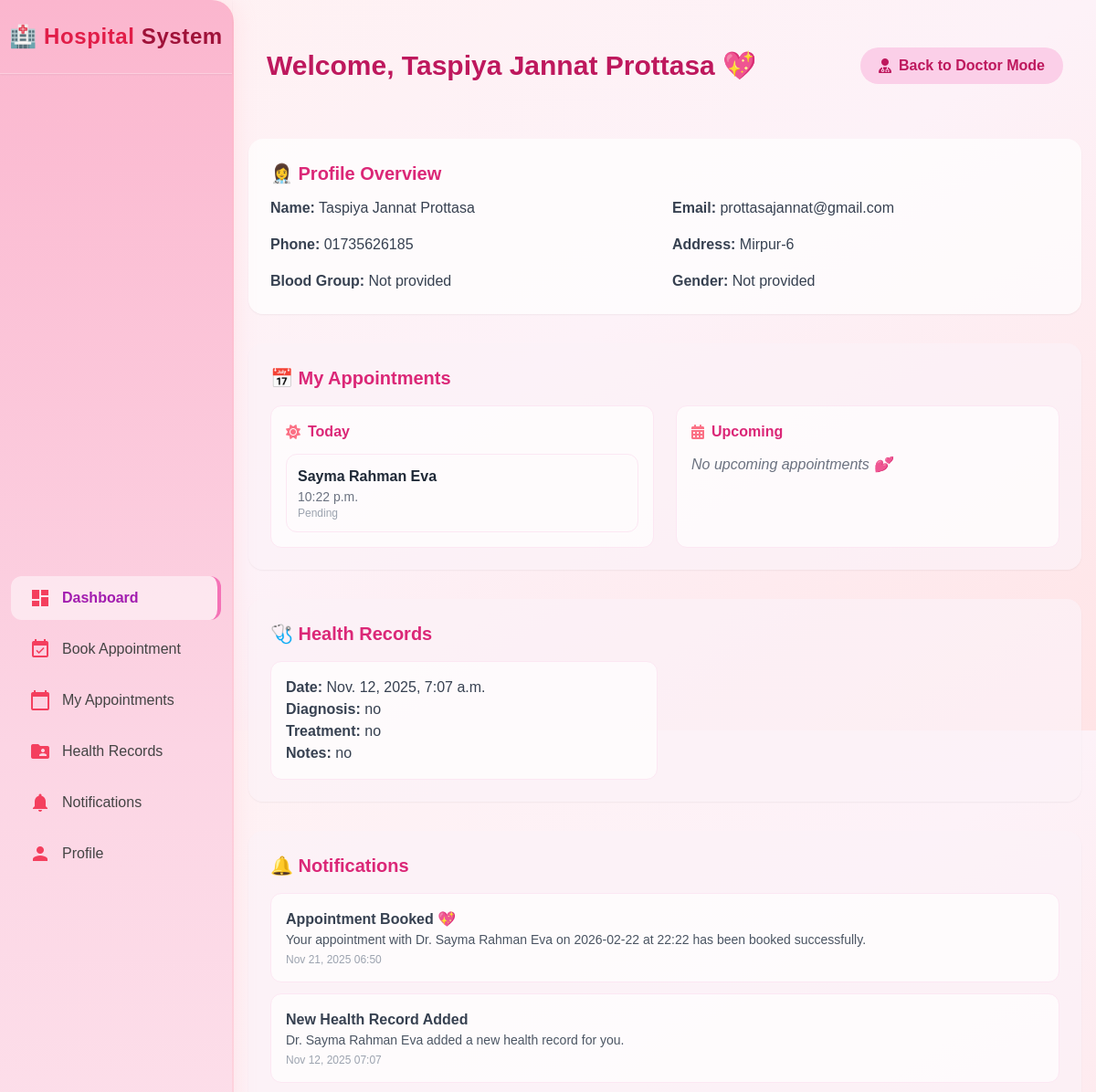
The page /patients/dashboard/ (signed in, upper part) on the database as committed earlier.
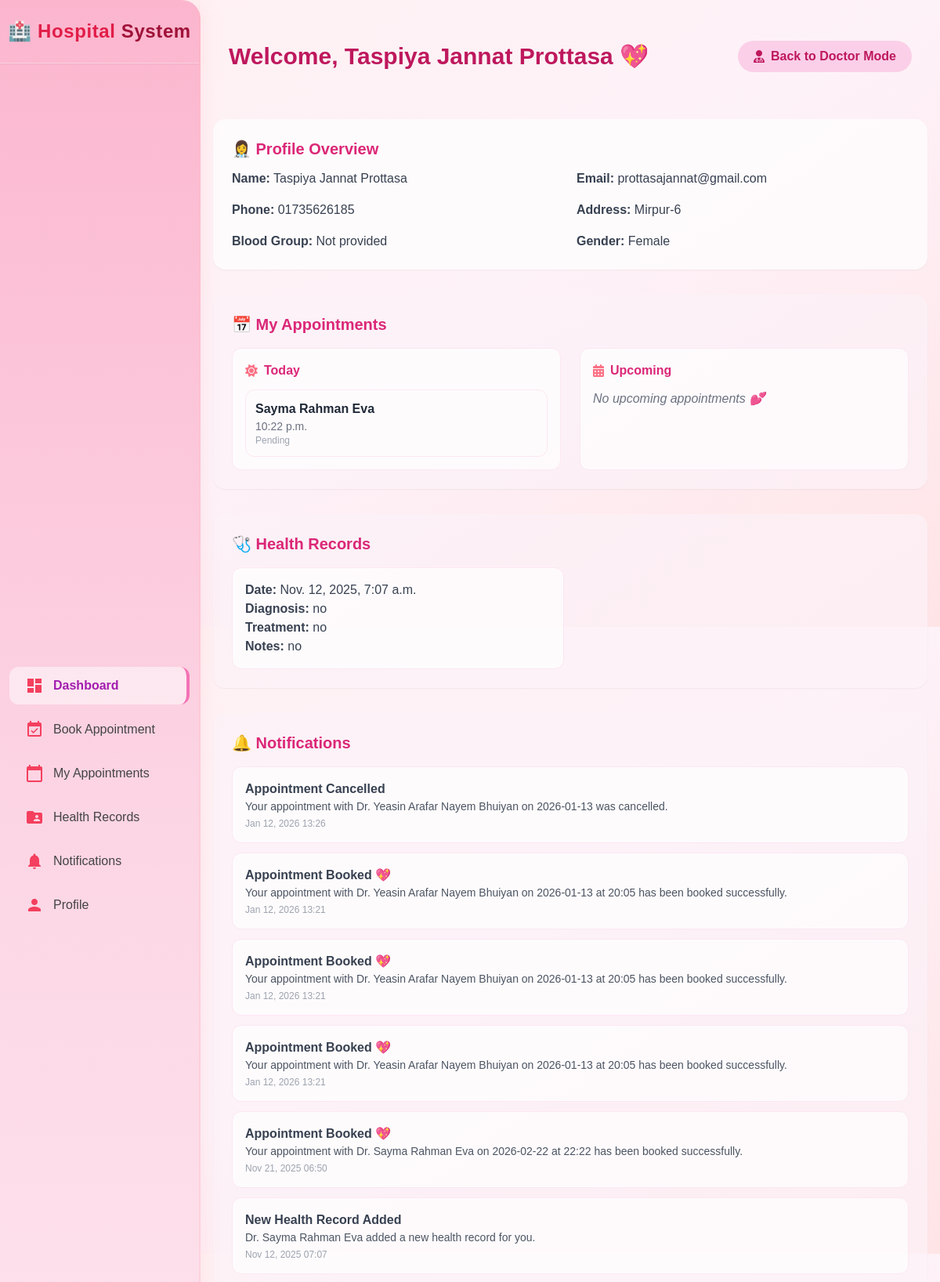
The same page on the database as committed later.
### accounts/models.py (models this page shows, shortened)
class UserProfile(models.Model):
    USER_TYPE_CHOICES = (('patient', 'Patient'), ('doctor', 'Doctor'))
    username = models.CharField(max_length=150, unique=True)
    current_role = models.CharField(max_length=20, choices=[("doctor","Doctor"),("patient","Patient")], default="patient")
    email = models.EmailField(unique=True)
    name = models.CharField(max_length=255)
    password = models.CharField(max_length=256)
    user_type = models.CharField(max_length=10, choices=USER_TYPE_CHOICES)
    phone = models.CharField(max_length=15, blank=True, null=True)
    age = models.IntegerField(blank=True, null=True)
    address = models.TextField(blank=True, null=True)
    specialization = models.CharField(max_length=100, blank=True, null=True)
    license = models.CharField(max_length=50, blank=True, null=True)
    gender = models.CharField(max_length=10, blank=True, null=True)
    blood_group = models.CharField(max_length=3, blank=True, null=True)
    bio = models.TextField(blank=True, null=True)
    profile_pic = models.ImageField(upload_to="profiles/", blank=True, null=True)
    created_at = models.DateTimeField(auto_now_add=True)
    visit_fee = models.CharField(max_length=50, blank=True, null=True)
    objects = UserManager()

### doctors/models.py (models this page shows, shortened)
class Appointment(models.Model):
    doctor = models.ForeignKey(
        UserProfile,
        on_delete=models.CASCADE,
        related_name="appointments_by_doctor",
        limit_choices_to={'user_type': 'doctor'}
    )
    patient = models.ForeignKey(
        UserProfile,
        on_delete=models.CASCADE,
        related_name="appointments_by_patient",
        limit_choices_to={'user_type': 'patient'}
    )
    date = models.DateField(default=timezone.now)
    time = models.TimeField(default=timezone.now)
    phone = models.CharField(max_length=15)
    email = models.EmailField()
    service = models.CharField(max_length=100, blank=True, null=True)
    reason = models.TextField(blank=True, null=True)
    notes = models.TextField(blank=True, null=True)
    created_at = models.DateTimeField(default=timezone.now)
    status = models.CharField(
        max_length=20,
        choices=[('Pending', 'Pending'), ('Confirmed', 'Confirmed'),
                 ('Completed', 'Completed'), ('Cancelled', 'Cancelled')],
        default='Pending'
    )

### patients/models.py (models this page shows, shortened)
class HealthRecord(models.Model):
    patient = models.ForeignKey(UserProfile, on_delete=models.CASCADE, related_name="health_records")
    doctor = models.ForeignKey(UserProfile, on_delete=models.SET_NULL, null=True, blank=True, related_name="doctor_records")
    diagnosis = models.TextField()
    treatment = models.TextField()
    notes = models.TextField(blank=True)
    date = models.DateTimeField(auto_now_add=True)

class Notification(models.Model):
    patient = models.ForeignKey(UserProfile, on_delete=models.CASCADE, related_name='notifications')
    title = models.CharField(max_length=255)
    message = models.TextField()
    created_at = models.DateTimeField(auto_now_add=True)
    is_read = models.BooleanField(default=False)

### patients/views.py (the view)
    def wrapper(request, *args, **kwargs):
        user = get_session_user(request)
        if not user:
            messages.warning(request, "Please login first.")
            return redirect("LogInSignUppage")
        return func(request, *args, **kwargs)

### doctors/context_processors.py (called while the page is built)
def doctor_context(request):
    user_id = request.session.get("user_id")
    if not user_id:
        return {}
    try:
        doctor = UserProfile.objects.get(id=user_id, user_type="doctor")
        return {"doctor": doctor}
    except UserProfile.DoesNotExist:
        return {}

### patients/context_processors.py (called while the page is built)
def patient_context(request):
    user_id = request.session.get("user_id")
    if not user_id:
        return {}
    try:
        patient = UserProfile.objects.get(id=user_id, user_type="patient")
        return {"patient": patient}
    except UserProfile.DoesNotExist:
        return {}

### patients/views.py (called while the page is built)
def get_session_user(request):
    user_id = request.session.get("user_id")
    if not user_id:
        return None
    try:
        user = UserProfile.objects.get(id=user_id)
        mode = request.session.get("mode")
        if mode == "patient":
            user.user_type = "patient"
        return user
    except UserProfile.DoesNotExist:
        return None

### patients/templates/patient_dashboard.html (shortened to what the changed rows need)
{% load static %}
<!DOCTYPE html>
<html lang="en">
<head>
  <script src="https://cdn.tailwindcss.com"></script>
  <link rel="stylesheet" href="https://cdnjs.cloudflare.com/ajax/libs/font-awesome/6.4.2/css/all.min.css" />
</head>
<body class="bg-gradient-to-br from-rose-50 via-pink-50 to-rose-100 min-h-screen text-gray-700 overflow-x-hidden">
  {% include 'patient_sidebar.html' %}
  <header class="mt-8 lg:ml-64 px-4">
    <div class="flex flex-col sm:flex-row justify-between items-center p-5 mb-6 mt-4">
      <h1 class="text-3xl font-bold text-pink-700 mb-3 sm:mb-0">
        Welcome, {{ user.name|default:"Patient" }} 💖
      </h1>
      <a href="{% url 'back_to_doctor' %}"
   class="inline-flex items-center gap-2 px-5 py-2 rounded-full bg-pink-200 text-pink-700 font-semibold hover:bg-pink-300 transition">
  <i class="fa-solid fa-user-doctor"></i> Back to Doctor Mode
</a>
    </div>
  </header>
  <main class="main-content lg:ml-64 max-w-6xl mx-auto space-y-8 p-4">
    <section class="bg-white/70 rounded-2xl shadow-sm p-6">
      <h2 class="text-xl font-semibold text-pink-600 mb-3">👩‍⚕️ Profile Overview</h2>
      <div class="grid sm:grid-cols-2 gap-4 text-gray-700">
        <p><strong>Name:</strong> {{ user.name }}</p>
        <p><strong>Email:</strong> {{ user.email }}</p>
        <p><strong>Phone:</strong> {{ user.phone|default:"Not provided" }}</p>
        <p><strong>Address:</strong> {{ user.address|default:"Not provided" }}</p>
        <p><strong>Blood Group:</strong> {{ user.blood_group|default:"Not provided" }}</p>
        <p><strong>Gender:</strong> {{ user.gender|default:"Not provided" }}</p>
      </div>
    </section>
    <section class="bg-pink-50/70 rounded-2xl shadow-sm p-6">
      <h2 class="text-xl font-semibold text-pink-600 mb-4">📅 My Appointments</h2>
      {% if today_appointments or upcoming_appointments %}
      <div class="grid md:grid-cols-2 gap-6">
        <div class="bg-white/70 rounded-xl p-4 border border-pink-100">
          {% if today_appointments %}
            <div class="space-y-3">
              {% for a in today_appointments %}
              <div class="border border-pink-100 rounded-xl p-3 hover:bg-pink-50 transition">
                <p class="font-semibold text-gray-800">{{ a.doctor.name }}</p>
                <p class="text-sm text-gray-500">{{ a.time }}</p>
                <p class="text-xs text-gray-400">{{ a.status|capfirst }}</p>
              </div>
              {% endfor %}
            </div>
          {% else %}
            <p class="text-gray-500 italic">No appointments today 🌤️</p>
          {% endif %}
        </div>
      </div>
      {% else %}
        <p class="text-gray-500 italic">No appointments found 🌸</p>
      {% endif %}
    </section>
    <section class="bg-pink-50/70 rounded-2xl shadow-sm p-6">
      <h2 class="text-xl font-semibold text-pink-600 mb-4">🩺 Health Records</h2>
      {% if health_records %}
        <div class="grid sm:grid-cols-2 gap-4">
          {% for record in health_records %}
            <div class="p-4 border border-pink-100 bg-white/70 rounded-xl hover:bg-pink-50 transition">
              <p><strong>Date:</strong> {{ record.date }}</p>
              <p><strong>Diagnosis:</strong> {{ record.diagnosis }}</p>
              <p><strong>Treatment:</strong> {{ record.treatment }}</p>
              <p><strong>Notes:</strong> {{ record.notes|default:"-" }}</p>
            </div>
          {% endfor %}
        </div>
      {% else %}
        <p class="text-gray-500 italic">No health records found 🌼</p>
      {% endif %}
    </section>
    <section class="bg-pink-50/70 rounded-2xl shadow-sm p-6">
      <h2 class="text-xl font-semibold text-pink-600 mb-4">🔔 Notifications</h2>
      {% if notifications %}
        <ul class="space-y-3">
          {% for n in notifications %}
            <li class="p-4 rounded-xl border border-pink-100 bg-white/70 hover:bg-pink-50 transition">
              <p class="font-semibold">{{ n.title }}</p>
              <p class="text-gray-600 text-sm">{{ n.message }}</p>
              <p class="text-xs text-gray-400 mt-1">{{ n.created_at|date:"M d, Y H:i" }}</p>
            </li>
          {% endfor %}
        </ul>
      {% else %}
        <p class="text-gray-500 italic">No notifications 💌</p>
      {% endif %}
    </section>
  </main>
</body>
</html>

Rows that differ between the two databases and show on the page:
changed UserProfile "Taspiya Jannat Prottasa": gender "Not provided" → "Female"
added Notification: title "Appointment Cancelled", message "Your appointment with Dr. Yeasin Arafar Nayem Bhuiyan on 2026-01-13 was cancelled.", created_at "Jan 12, 2026 13:26"
added Notification: title "Appointment Booked 💖", message "Your appointment with Dr. Yeasin Arafar Nayem Bhuiyan on 2026-01-13 at 20:05 has been booked successfully.", created_at "Jan 12, 2026 13:21"
added Notification: title "Appointment Booked 💖", message "Your appointment with Dr. Yeasin Arafar Nayem Bhuiyan on 2026-01-13 at 20:05 has been booked successfully.", created_at "Jan 12, 2026 13:21"
added Notification: title "Appointment Booked 💖", message "Your appointment with Dr. Yeasin Arafar Nayem Bhuiyan on 2026-01-13 at 20:05 has been booked successfully.", created_at "Jan 12, 2026 13:21"
